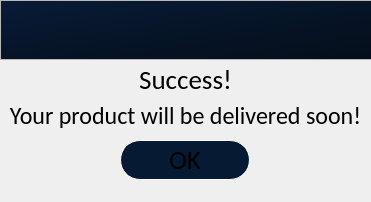
<?xml version="1.0" encoding="UTF-8"?>
<ui version="4.0">
 <class>Dialog</class>
 <widget class="QDialog" name="Dialog">
  <property name="geometry">
   <rect>
    <x>0</x>
    <y>0</y>
    <width>371</width>
    <height>202</height>
   </rect>
  </property>
  <property name="windowTitle">
   <string>Dialog</string>
  </property>
  <property name="styleSheet">
   <string notr="true">background-color:
qlineargradient(spread:pad, x1:1, y1:1, x2:0, y2:0, stop:0 rgba(9, 22, 41, 255), stop:1 rgba(9, 31, 63, 255));
color: white;
border: 0px;

QPushButton {
	border: 2px solid white;
}</string>
  </property>
  <widget class="QFrame" name="frame_2">
   <property name="geometry">
    <rect>
     <x>0</x>
     <y>0</y>
     <width>405</width>
     <height>60</height>
    </rect>
   </property>
   <property name="minimumSize">
    <size>
     <width>0</width>
     <height>60</height>
    </size>
   </property>
   <property name="maximumSize">
    <size>
     <width>16777215</width>
     <height>60</height>
    </size>
   </property>
   <property name="frameShape">
    <enum>QFrame::StyledPanel</enum>
   </property>
   <property name="frameShadow">
    <enum>QFrame::Raised</enum>
   </property>
   <layout class="QVBoxLayout" name="verticalLayout_6">
    <property name="spacing">
     <number>0</number>
    </property>
    <property name="leftMargin">
     <number>0</number>
    </property>
    <property name="topMargin">
     <number>0</number>
    </property>
    <property name="rightMargin">
     <number>0</number>
    </property>
    <property name="bottomMargin">
     <number>0</number>
    </property>
    <item>
     <widget class="QLabel" name="label_4">
      <property name="styleSheet">
       <string notr="true">background-color:qlineargradient(spread:pad, x1:1, y1:1, x2:0, y2:0, stop:0 rgba(5, 13, 25, 255), stop:1 rgba(8, 27, 54, 255));
padding: 10px;</string>
      </property>
      <property name="text">
       <string/>
      </property>
      <property name="pixmap">
       <pixmap>resources/gl3.png</pixmap>
      </property>
      <property name="margin">
       <number>0</number>
      </property>
     </widget>
    </item>
   </layout>
  </widget>
  <widget class="QPushButton" name="pushButton">
   <property name="geometry">
    <rect>
     <x>120</x>
     <y>140</y>
     <width>130</width>
     <height>40</height>
    </rect>
   </property>
   <property name="sizePolicy">
    <sizepolicy hsizetype="Minimum" vsizetype="Fixed">
     <horstretch>0</horstretch>
     <verstretch>0</verstretch>
    </sizepolicy>
   </property>
   <property name="minimumSize">
    <size>
     <width>130</width>
     <height>40</height>
    </size>
   </property>
   <property name="maximumSize">
    <size>
     <width>130</width>
     <height>40</height>
    </size>
   </property>
   <property name="font">
    <font>
     <family>Calibri</family>
     <pointsize>20</pointsize>
    </font>
   </property>
   <property name="styleSheet">
    <string notr="true">QPushButton{
border: 1px solid white;
border-radius: 20px;
background-color: rgb(6, 26, 52);
}
QPushButton:hover{
	background-color: qlineargradient(spread:pad, x1:1, y1:1, x2:0.130682, y2:0.165, stop:0 rgba(34, 120, 239, 255), stop:1 rgba(145, 185, 239, 255));
}</string>
   </property>
   <property name="text">
    <string>OK</string>
   </property>
  </widget>
  <widget class="QLabel" name="label">
   <property name="geometry">
    <rect>
     <x>0</x>
     <y>64</y>
     <width>371</width>
     <height>31</height>
    </rect>
   </property>
   <property name="font">
    <font>
     <family>Calibri</family>
     <pointsize>20</pointsize>
    </font>
   </property>
   <property name="styleSheet">
    <string notr="true">background-color: rgba(255, 255, 255, 0);</string>
   </property>
   <property name="text">
    <string>Success!</string>
   </property>
   <property name="alignment">
    <set>Qt::AlignCenter</set>
   </property>
  </widget>
  <widget class="QLabel" name="label_2">
   <property name="geometry">
    <rect>
     <x>0</x>
     <y>100</y>
     <width>371</width>
     <height>31</height>
    </rect>
   </property>
   <property name="font">
    <font>
     <family>Calibri</family>
     <pointsize>18</pointsize>
    </font>
   </property>
   <property name="styleSheet">
    <string notr="true">background-color: rgba(255, 255, 255, 0);</string>
   </property>
   <property name="text">
    <string>Your product will be delivered soon!</string>
   </property>
   <property name="alignment">
    <set>Qt::AlignCenter</set>
   </property>
  </widget>
 </widget>
 <resources/>
 <connections/>
</ui>
